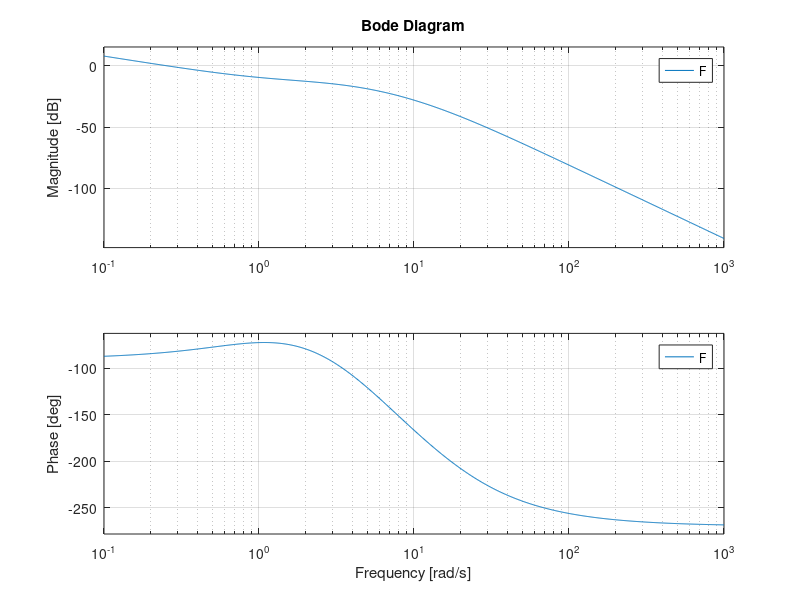
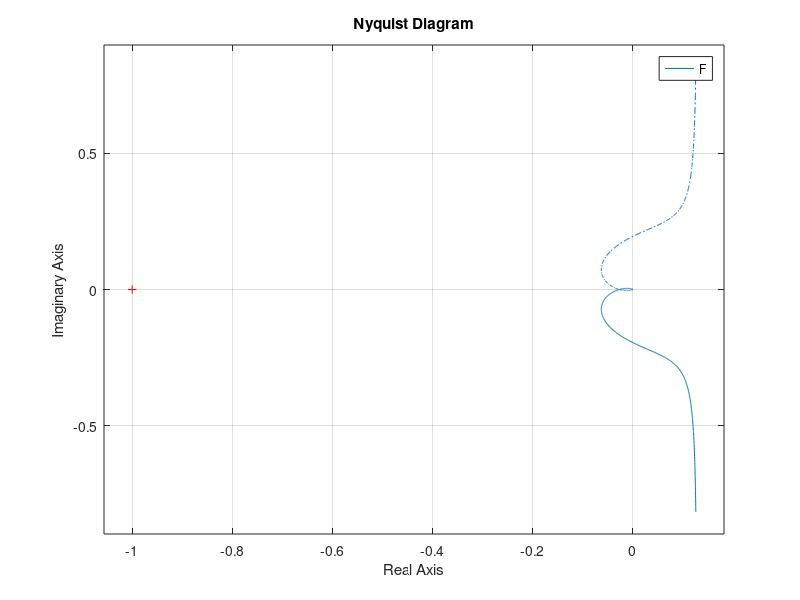
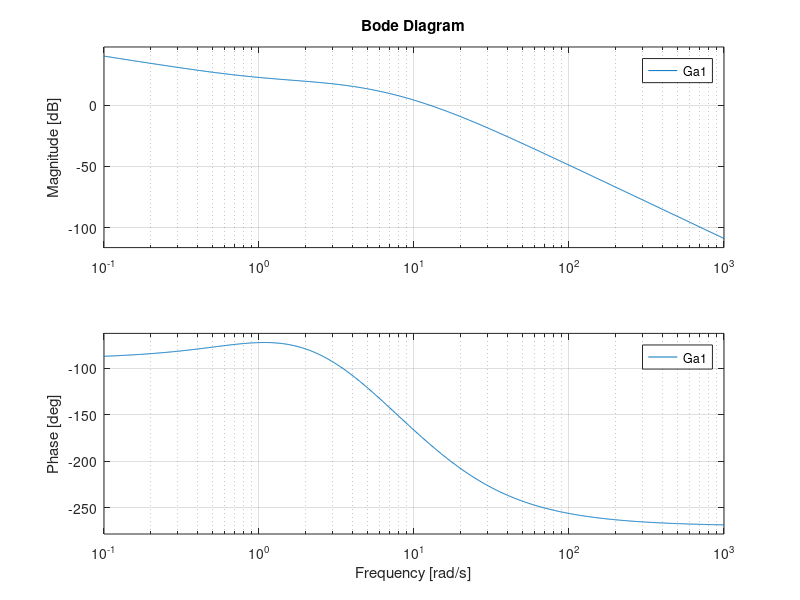
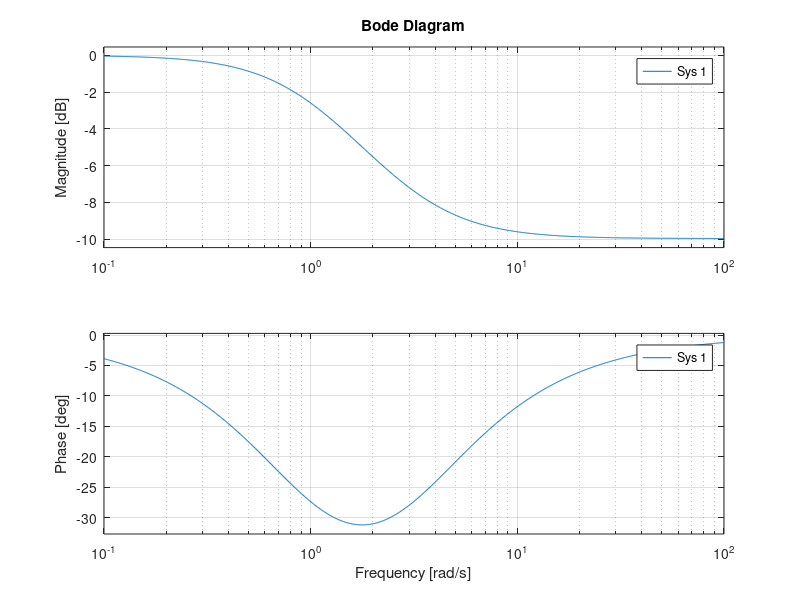

Recreate these plots in MATLAB, in order.
clear all, close all

s = tf('s')

F1 = 30/(s+15);
F2 = (3*s+3)/(s^3+10*s^2+24*s);

F = F1*F2;

damp(F)
Kf = dcgain(s*F)
Kr = 1

figure, bode(F);
figure, nyquist(F);

Kc = 40;

Ga1 = Kc*Kr*F;

wc_des = 12.6;

figure, bode(Ga1)
[m_wc_des, f_wc_des] = bode(Ga1, wc_des)

%rete anticipatrice per recuperare 55 gradi

taud = 0.25
md = 10

Rd = (1+taud*s)/(1+(taud/md)*s)

Ga2 = Ga1*Rd

[m_wc_des2, f_wc_des2] = bode(Ga2, wc_des)

%rete attenuatrice per perdere il modulo

mi = 3.15

figure, bode((1+1/mi*s)/(1+s))
